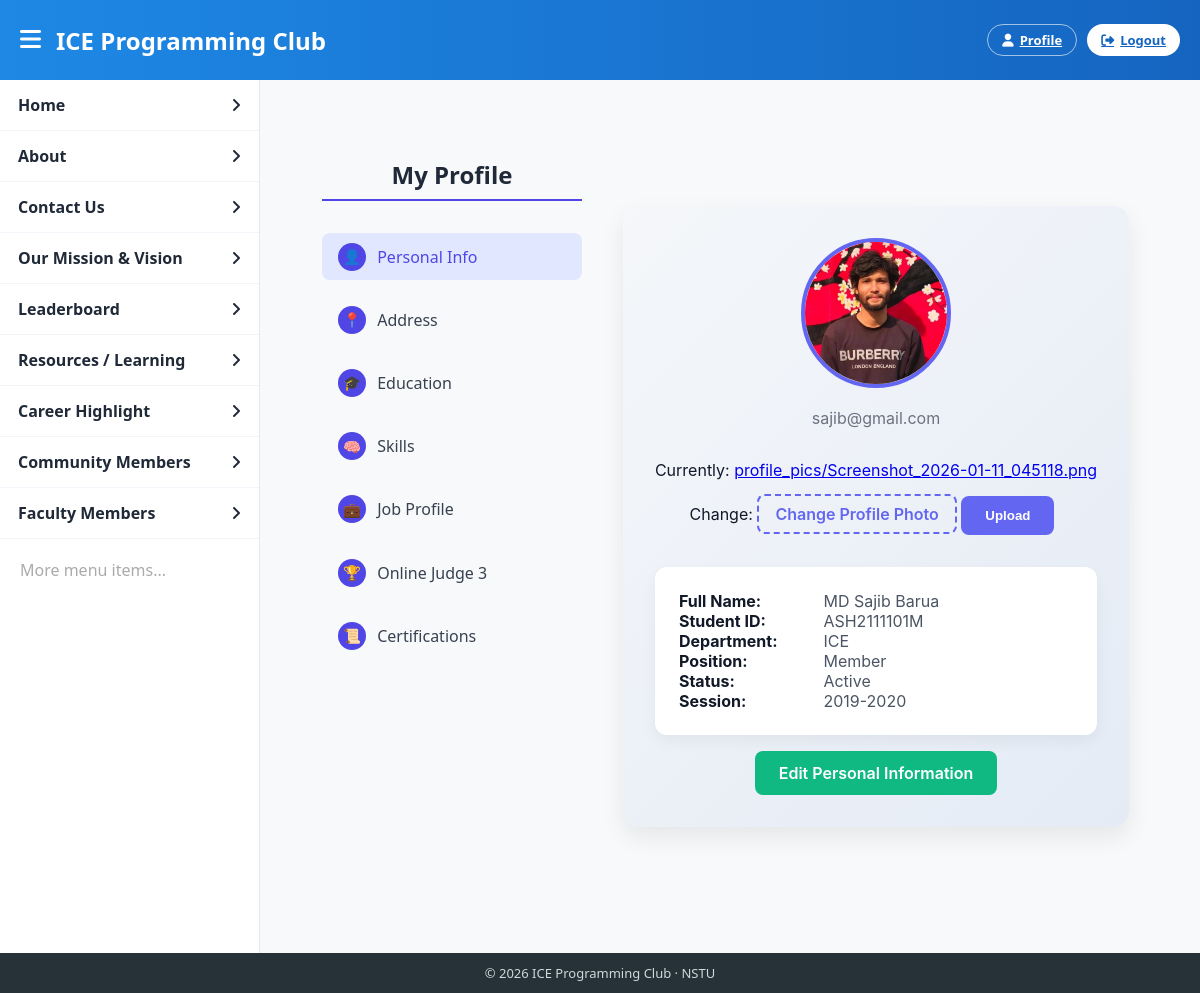
Screenshot of /personal_information/ (signed in) with the database file from the repository.
### Core/models.py (models this page shows, shortened)
class Member(models.Model):
    POSITION_CHOICES = [
        ('member','Member'),
        ('admin','Admin'),
        ('president','President'),
        ('vice_president','Vice President'),
        ('secretary','Secretary'),
    ]
    STATUS_CHOICES = [
        ('active','Active'),
        ('alumni','Alumni'),
    ]
    user = models.OneToOneField(get_user_model(), on_delete=models.CASCADE)
    student_id = models.CharField(max_length=100, unique=True)
    session = models.ForeignKey(Session, on_delete=models.CASCADE)
    department = models.CharField(max_length=100)
    position = models.CharField(max_length=20, choices=POSITION_CHOICES, default='member')
    skills = models.TextField(blank=True)
    bio = models.TextField(blank=True)
    github = models.URLField(blank=True)
    linkedin = models.URLField(blank=True)
    profile_picture = models.ImageField(upload_to='profile_pics/', default='default_profile.png')
    is_verified = models.BooleanField(default=False)
    status = models.CharField(max_length=10, choices=STATUS_CHOICES, default='active')
    joined_at = models.DateTimeField(auto_now_add=True)
    codeforces_handle = models.CharField(max_length=100, blank=True)
    codechef_handle = models.CharField(max_length=100, blank=True)
    atcoder_handle = models.CharField(max_length=100, blank=True)
    cf_rating = models.IntegerField(default=0)
    cc_rating = models.IntegerField(default=0)
    at_rating = models.IntegerField(default=0)

class CustomUser(AbstractBaseUser, PermissionsMixin):
    GENDER_CHOICES = [('M','Male'),('F','Female'),('O','Other')]
    name = models.CharField(max_length=100)
    email = models.EmailField(unique=True)
    phone_number = models.CharField(max_length=15, blank=True, null=True)
    gender = models.CharField(max_length=10, choices=GENDER_CHOICES, blank=True, null=True)
    birthday = models.DateField(blank=True, null=True)
    is_active = models.BooleanField(default=True)
    is_staff = models.BooleanField(default=False)
    date_joined = models.DateTimeField(auto_now_add=True)
    objects = CustomUserManager()
    USERNAME_FIELD = "email"
    REQUIRED_FIELDS = []

class Session(models.Model):
    year = models.CharField(max_length=100, unique=True)

### Core/views.py (the view)
# urls.py: path('personal_information/',views.personal_information,name="personal_information"),
@login_required
def personal_information(request):
    member, created = Member.objects.get_or_create(user=request.user)
    if request.method == 'POST':
        form = ProfilePictureForm(request.POST, request.FILES, instance=member)
        if form.is_valid():
            form.save()
            return redirect('personal_information')
    else:
        form = ProfilePictureForm(instance=member)
    context = {
        "member": member,
        "form": form,
    }
    return render(request, "profile/personal_information.html", context)

### templates/profile/personal_information.html (shortened to what this page needs)
{% extends "profile/profile_index.html" %}
{% load static %}
{% block personal_active %}active{% endblock %}
{% block profile_content %}
<div class="profile-container">
    <img
        src="{% if member.profile_picture %}{{ member.profile_picture.url }}{% else %}{% static 'default_profile.png' %}{% endif %}"
        alt="Profile Photo"
        class="profile-photo"
    >
    <div class="email">{{ member.user.email }}</div>
    <form method="POST" enctype="multipart/form-data">
        {{ form.profile_picture }}
        <label for="{{ form.profile_picture.id_for_label }}" class="upload-label">Change Profile Photo</label>
        <button type="submit" class="upload-btn">Upload</button>
    </form>
    <div class="info-card">
        <p><strong>Full Name:</strong> <span>{{ member.user.name }}</span></p>
        <p><strong>Student ID:</strong> <span>{{ member.student_id }}</span></p>
        <p><strong>Department:</strong> <span>{{ member.department }}</span></p>
        <p><strong>Position:</strong> <span>{{ member.position|title }}</span></p>
        <p><strong>Status:</strong> <span>{{ member.status|title }}</span></p>
        <p><strong>Session:</strong> <span>{{ member.session.year }}</span></p>
    </div>
    <a href="{% url 'edit_personal_information' %}" class="edit-btn">Edit Personal Information</a>
</div>
{% endblock %}

### templates/includes/navbar_head.html (style rules this page uses)
:root { --blue1:#1e88e5; --blue2:#1565c0; --bg:#f4f6f9; --border:#e5e7eb; --text:#1f2937; }
* { box-sizing:border-box; margin:0; padding:0; }
body { font-family:'Segoe UI',sans-serif; background:var(--bg); overflow:hidden; }

### templates/profile/profile_index.html (style rules this page uses)
body { background: #f8f9fa; font-family: "Segoe UI", Helvetica, Arial, sans-serif; color: #111827; }
.edit-btn { display: inline-block; margin-top: 1rem; padding: 0.6rem 1.4rem; border: 2px solid #4f46e5; background: white; color: #4f46e5; border-radius: 6px; font-weight: 600; text-decoration: none; transition: all 0.2s; }

### templates/profile/personal_information.html (style rules this page uses)
.profile-container { max-width: 800px; margin: 3rem auto; padding: 2rem; border-radius: 16px; background: linear-gradient(135deg, #f5f7fa 0%, #e4ebf5 100%); box-shadow: 0 10px 25px rgba(0, 0, 0, 0.08); text-align: center; font-family: 'Inter', sans-serif; }
.profile-photo { width: 150px; height: 150px; border-radius: 50%; object-fit: cover; border: 4px solid #6366f1; margin-bottom: 1rem; transition: transform 0.3s ease; }
.email { color: #6b7280; font-size: 1rem; margin-bottom: 2rem; }
.upload-btn, .edit-btn { display: inline-block; margin-top: 1rem; padding: 0.75rem 1.5rem; border-radius: 8px; font-weight: 600; color: #fff; border: none; cursor: pointer; transition: all 0.3s ease; }
.upload-btn { background: #6366f1; margin-right: 0.5rem; }
.edit-btn { background: #10b981; }
label.upload-label { cursor: pointer; display: inline-block; padding: 0.5rem 1rem; border-radius: 8px; font-weight: 600; border: 2px dashed #6366f1; color: #6366f1; transition: all 0.3s ease; }
.info-card { text-align: left; margin-top: 2rem; padding: 1.5rem; border-radius: 12px; background-color: #ffffff; box-shadow: 0 6px 15px rgba(0,0,0,0.05); }
.info-card strong { width: 140px; display: inline-block; color: #111827; }
.info-card span { color: #4b5563; }

### rows the page displays
Member: profile_picture (picture), user.email "sajib@gmail.com", profile_picture "Currently: profile_pics/Screenshot_2026-01-11_045118.png Change:", user.name "MD Sajib Barua", student_id "ASH2111101M", department "ICE", position "Member", status "Active", session.year "2019-2020"
